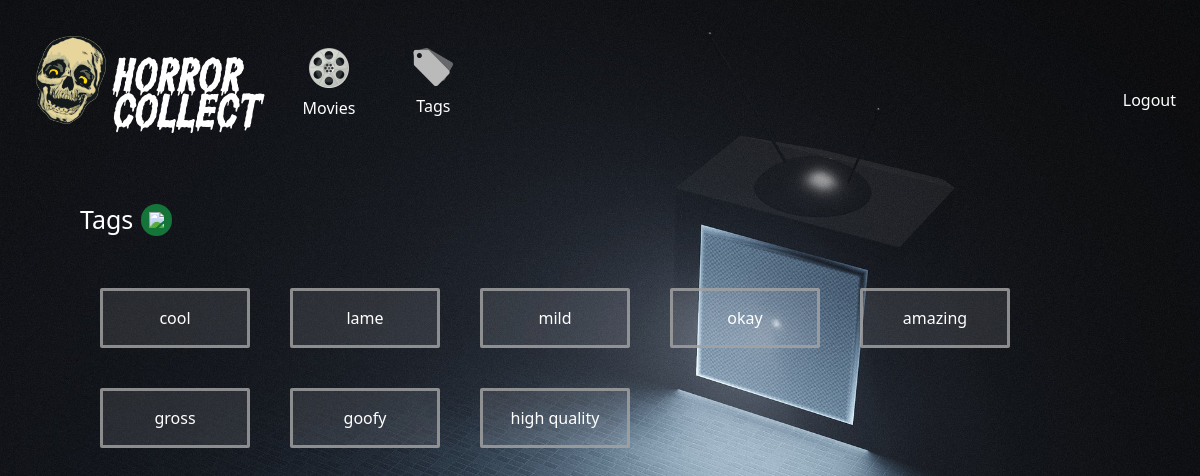
Screenshot of /tags (signed in) with the database file from the repository.
### app/models.py (models this page shows)
class Tag(db.Model):
  id = db.Column(db.Integer, primary_key=True)
  name = db.Column(db.String(255), nullable=False)
  user_id = db.Column(db.Integer, db.ForeignKey('user.id'), nullable=False)
  user = db.relationship('User', back_populates='tags')
  movies = db.relationship('Movie', secondary='movie_tags', back_populates='tags')

### app/controllers/tags.py (the view)
@tags.route('/tags')
@login_required
def index():
  tags = Tag.query.filter_by(user_id=current_user.id)
  return render_template('tags/index.html', tags=tags)

### app/__init__.py (called while the page is built)
@login_manager.user_loader
def load_user(user_id):
    return User.query.get(int(user_id))

### app/templates/tags/index.html
{% extends 'layouts/base.html' %} {% block content %}
<main class="flex flex-col max-w-[1400px]">
  <div class="flex title flex-row items-center mb-4 mx-2">
    <p class="">Tags</p>
    <a class="rounded-full p-2 bg-green-700/90 m-2 hover:bg-green-800/90" href="{{ url_for('tags.new') }}">
      <img class="w-[15px]" src="/static/images/plus.png"/>
    </a>
  </div>
  <div class="gallery">
    {% for tag in tags %}
      <a href="{{ url_for('tags.show', id=tag.id) }}"
      class="tag">
        <p>{{ tag.name }}</p>
      </a>
    {% endfor %}
  </div>
</main>
{% endblock %}

### app/static/style.css (style rules this page uses)
.tag { margin: 20px; border:rgba(162, 162, 162, 0.816) 3px solid; border-radius: 2px; background-color: rgba(219, 215, 223, 0.117); width: 150px; height: 60px; padding: 5px 12px; display: flex; align-items: center; justify-content: center; }
.title { font-size: 25px; width: 100%; text-align: center; }
.gallery { display:flex; flex-direction: row; justify-content: left; flex-wrap: wrap; margin: 1vh 0; }
main { max-width: 1400px; display:flex; flex-direction: column; margin: 3rem 5rem; align-items: center; }

### rows the page displays
Tag: name "cool"
Tag: name "lame"
Tag: name "mild"
Tag: name "okay"
Tag: name "amazing"
Tag: name "gross"
Tag: name "goofy"
Tag: name "high quality"
